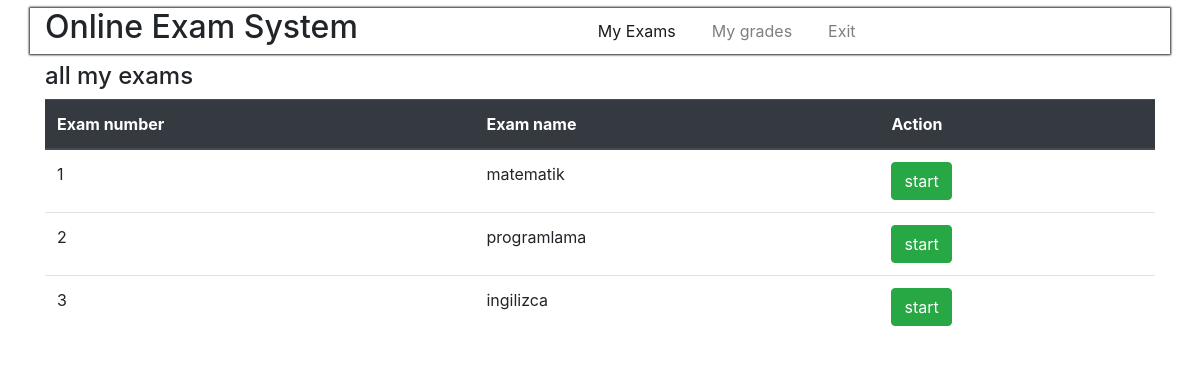
Page /ogrenci_exam.php on the committed database.
### tables this page shows
CREATE TABLE `exams` (
  `exam_id` int(11) NOT NULL,
  `exam_name` text NOT NULL
);

### ogrenci_exam.php (the view, shortened to what this page needs)
<!DOCTYPE html>
<html lang="en">
<head>
    <link rel="stylesheet" href="https://cdn.jsdelivr.net/npm/bootstrap@4.6.0/dist/css/bootstrap.min.css"
>
    <link rel="stylesheet" href="css/style.css">
</head>
<body>
<?php
include 'database.php';
?>
 <nav class=" navbar navbar-expand-lg navbar-light bg-white">
<div class="container dashdord-nav">
   <h2>Online Exam System</h2>
   <div class="collapse navbar-collapse navdas" id="navbarSupportedContent">
     <ul class="navbar-nav mr-auto">
       <li class="nav-item  mar">
         <a class="nav-link active  link" href="ogrenci_exam.php">My Exams <span class="sr-only">(current)</span></a>
       </li>
       <li class="nav-item mar">
         <a class="nav-link link" href="ogrenci_grades.php">My grades </a>
       </li>
       <li class="nav-item mar">
         <a class="nav-link link" href="exit.php">Exit </a>
       </li>
     </ul>
</div>
</div>
 </nav>
 <section>
           <div class="container">
            <h4>all my exams</h4>
            <form method="POST">
            <table class="table">
                <thead class="thead-dark">
                  <tr>
                    <th scope="col">Exam number</th>
                    <th scope="col">Exam name</th>
                    <th scope="col">Action</th>
                  </tr>
                </thead>
                <tbody>
                <?php
            $result=$con->query("SELECT * FROM exams ");
             while($row = $result->fetch_assoc()){
               echo "<tr>";
               echo "<td>" .$row['exam_id'] . "</td>";
               echo  "<td>" .$row['exam_name'] . "</td>";
              ?>
              <td>
               <a  type="button" href="exam_questions.php?exam_id= <?php echo $row['exam_id'] ?>"  class="btn btn-success " disabled="disabled" id="buttongonder" name="start" value="<?php echo $row['exam_id']; ?>">start</a>
               </td>
           <?php }
               ?>
                </tbody>
              </table>
             </form>
           </div>
     </section>
</body>
</html>

### css/style.css (style rules this page uses)
a { list-style: none; text-decoration: none; }
.navdas { margin-left: 20%; text-align: right; }
.mar { margin: 0 10px; }
.dashdord-nav { width: 100%; box-shadow: 0px 0px 2px 1px; }

### rows in the picture
exams: exam_id "1", exam_name "matematik"
exams: exam_id "2", exam_name "programlama"
exams: exam_id "3", exam_name "ingilizca"
